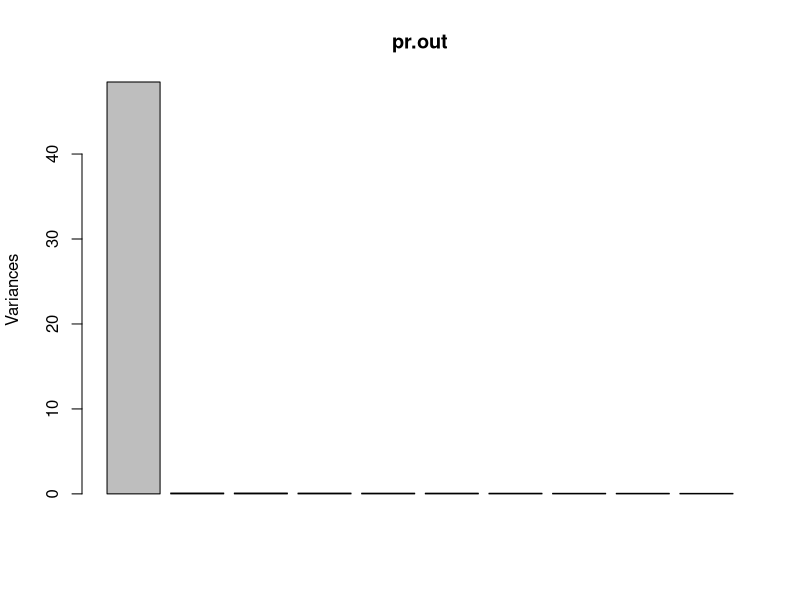
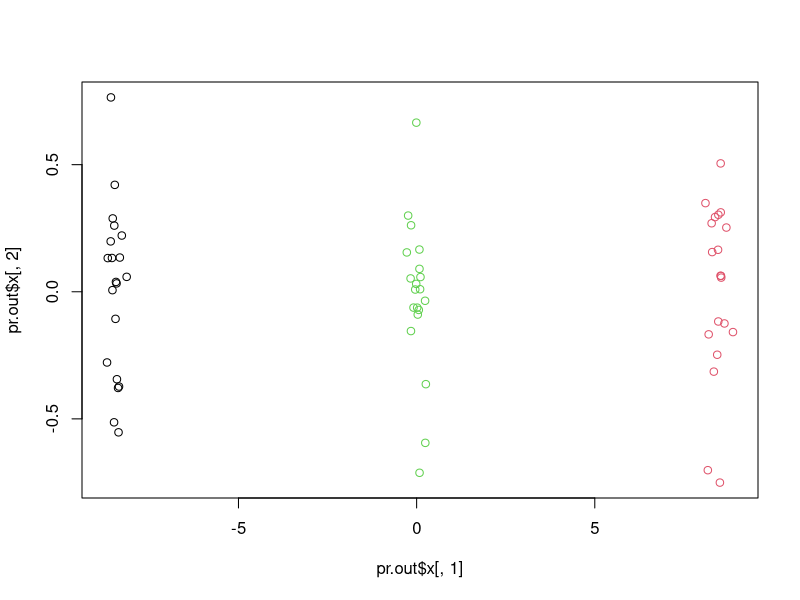

The R source for these figures, in order:
# In this problem, you will generate simulated data, and then perform
# PCA and K-means clustering on the data.
# (a) Generate a simulated data set with 20 observations in each of
# three classes (i.e. 60 observations total), and 50 variables.

set.seed(1)
x <- matrix(rnorm(60*50) , ncol =50)
x[1:20,] <- x[1:20,]+7
x[21:40,] <-  x[21:40,]-7
y <- c(rep(1,20), rep(2,20), rep(3,20))
dat <- data.frame(x=x, y=as.factor(y))
# (b) Perform PCA on the 60 observations and plot the first two principal
# component score vectors. Use a different color to indicate
# the observations in each of the three classes. If the three classes
# appear separated in this plot, then continue on to part (c). If
# not, then return to part (a) and modify the simulation so that
# there is greater separation between the three classes.

pr.out <- prcomp(dat[,1:50], scale = TRUE)
summary(pr.out)
pr.out$rotation[,1]
plot(pr.out)
plot(pr.out$x[,1], pr.out$x[,2], col =y)